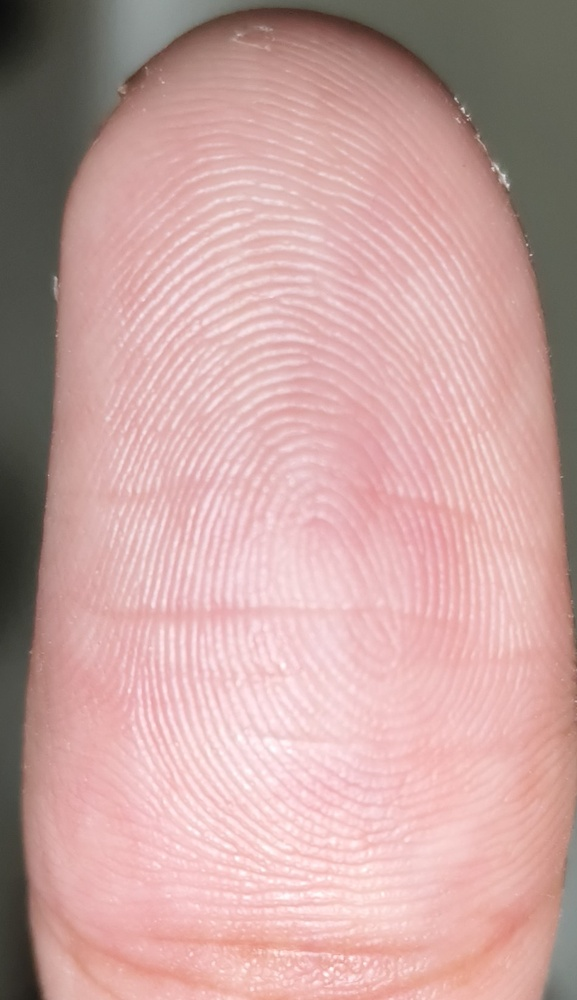
#> input picture input/finger1.jpg, 577 x 1000 px, shrunk from 949 x 1644 before the run
$ python main.py input/finger1.jpg   (older library calls are emulated)
#> lines starting #> are read from the running program, lines starting #| are printed output that depends on the picture; after the words box and inside, x2 and y2 are one past the last pixel; in counts of white or black regions, pixels touching at a corner belong together
### pipeline/acquisition.py
import cv2

def load_image(path):
#> called with path = 'input/finger1.jpg'
    img = cv2.imread(path)
#> img is the input picture: shape (1000, 577, 3); mean B, G, R 160.1, 162.8, 200.6
    if img is None:
        raise ValueError("Invalid image path")
    return img

### pipeline/roi_extraction.py
import cv2
import numpy as np

def extract_roi(img):
    gray = cv2.cvtColor(img, cv2.COLOR_BGR2GRAY)
    blur = cv2.GaussianBlur(gray, (7,7), 0)

    _, mask = cv2.threshold(
        blur, 0, 255, cv2.THRESH_BINARY + cv2.THRESH_OTSU
    )
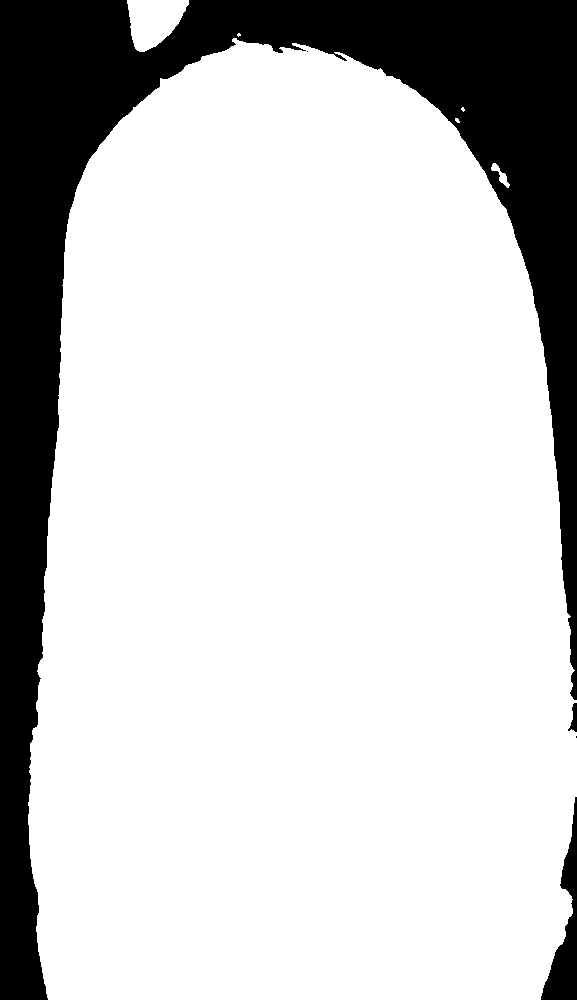
#> mask: shape (1000, 577); 79.3% white; 5 black regions (2 under 20 px), largest, box (x1, y1, x2, y2) and area: (0, 0, 577, 1000) 116284, (541, 797, 577, 1000) 2779, (568, 703, 577, 732) 142

    kernel = cv2.getStructuringElement(cv2.MORPH_ELLIPSE, (15,15))
    mask = cv2.morphologyEx(mask, cv2.MORPH_CLOSE, kernel)
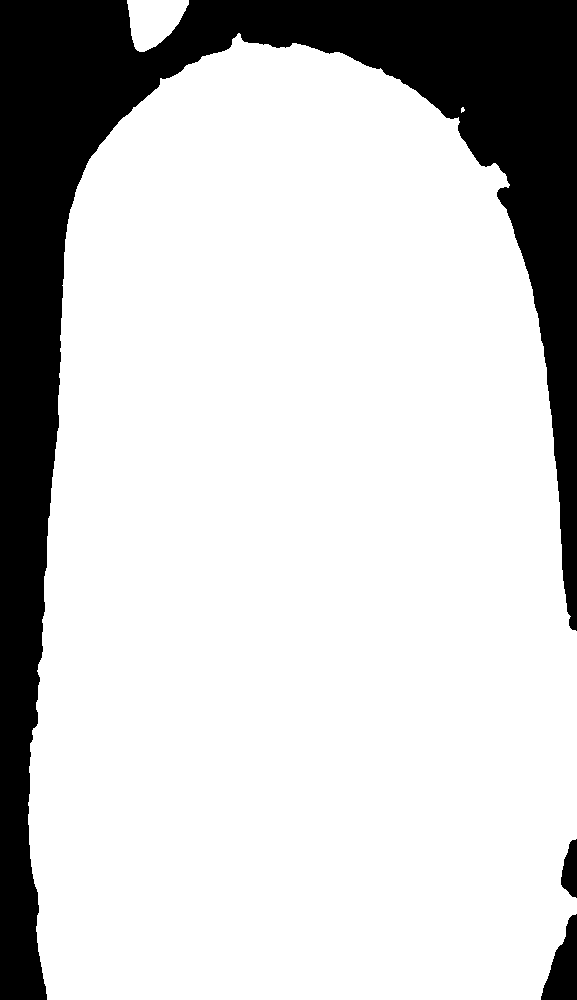
#> mask: shape (1000, 577); 79.6% white; 3 black regions

    contours, _ = cv2.findContours(
        mask, cv2.RETR_EXTERNAL, cv2.CHAIN_APPROX_SIMPLE
    )
#> contours = 3 contours, 1 with area under 20; largest, box (x1, y1, x2, y2) and area: (28, 33, 577, 1000) 455590, (127, 0, 189, 52) 2142

    cnt = max(contours, key=cv2.contourArea)
#> cnt = contour of 731 points, box (x1, y1, x2, y2) (28, 33, 577, 1000), area 455590
    x,y,w,h = cv2.boundingRect(cnt)
#> x = 28; y = 33; w = 549; h = 967

    return img[y:y+h, x:x+w]

### pipeline/preprocessing.py
import cv2

def preprocess(img):
    gray = cv2.cvtColor(img, cv2.COLOR_BGR2GRAY)
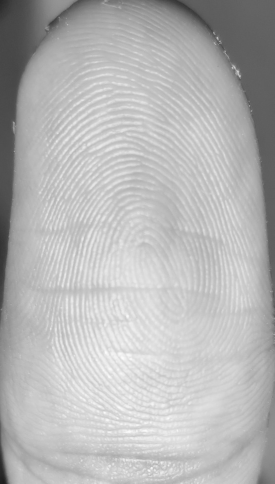
#> gray: shape (967, 549) (shown at 1/2 size); min 29, max 253, mean 182.1
    blur = cv2.GaussianBlur(gray, (5,5), 0)
#> blur: shape (967, 549)

    clahe = cv2.createCLAHE(clipLimit=2.0, tileGridSize=(8,8))
    norm = clahe.apply(blur)
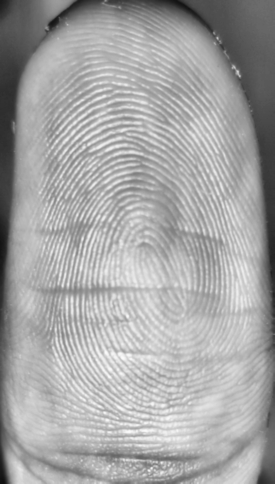
#> norm: shape (967, 549) (shown at 1/2 size); min 15, max 252, mean 165.2

    return gray, norm

### pipeline/gabor_enhancement.py
import cv2
import numpy as np

def gabor_enhance(img):
    img = img.astype(np.float32) / 255.0
#> img: shape (967, 549) float32

    thetas = np.linspace(0, np.pi, 16, endpoint=False)
    responses = []

    for theta in thetas:
        kernel = cv2.getGaborKernel(
            ksize=(31,31),
            sigma=4.0,
            theta=theta,
            lambd=10.0,
            gamma=0.5,
            psi=0,
            ktype=cv2.CV_32F
        )
        resp = cv2.filter2D(img, cv2.CV_32F, kernel)
        responses.append(np.abs(resp))
#> this loop made 16 passes
#> pass 3, in gabor_enhance, `resp = cv2.filter2D(img, cv2.CV_32F, kernel)`:
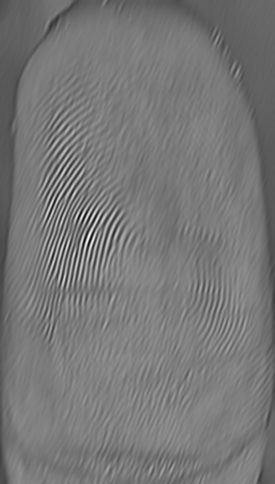
#> resp: shape (967, 549) float32 (shown at 1/2 size); min -8.79, max 21.46, mean 5.4; drawn with min black and max white
#> after the loop, responses = 16 items

    energy = np.mean(responses, axis=0)
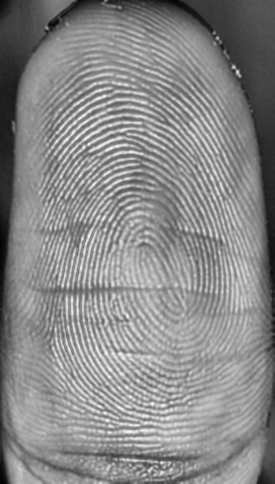
#> energy: shape (967, 549) float32 (shown at 1/2 size); min 0.448, max 9.86, mean 5.51; drawn with min black and max white

    # Contrast enhancement
    energy = cv2.normalize(energy, None, 0, 255, cv2.NORM_MINMAX)
    energy = energy.astype(np.uint8)

    # Edge-preserving smoothing
    energy = cv2.bilateralFilter(energy, 9, 50, 50)

    return energy

### pipeline/thresholding.py
import cv2

def adaptive_threshold(img):
    return cv2.adaptiveThreshold(
        img,
        255,
        cv2.ADAPTIVE_THRESH_GAUSSIAN_C,
        cv2.THRESH_BINARY_INV,
        21,
        5
    )
#> returned value: shape (967, 549); 28% white; 584 white regions (234 under 20 px), largest, box (x1, y1, x2, y2) and area: (74, 260, 447, 554) 9962, (77, 202, 497, 589) 8386, (203, 413, 343, 712) 7259

### pipeline/ridge_postprocess.py
import cv2
import numpy as np

def postprocess(binary):
    kernel = cv2.getStructuringElement(cv2.MORPH_ELLIPSE, (3,3))
    clean = cv2.morphologyEx(binary, cv2.MORPH_OPEN, kernel)
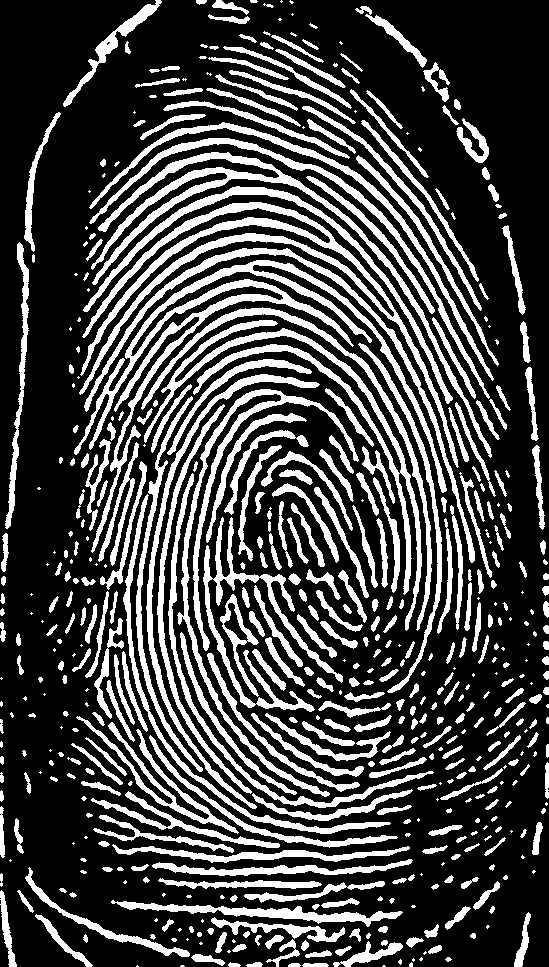
#> clean: shape (967, 549); 27.5% white; 539 white regions (149 under 20 px), largest, box (x1, y1, x2, y2) and area: (74, 260, 447, 553) 8968, (79, 202, 459, 468) 7877, (144, 320, 422, 631) 5856
    clean = cv2.morphologyEx(clean, cv2.MORPH_CLOSE, kernel)
#> clean: shape (967, 549); 27.5% white; 526 white regions (145 under 20 px), largest, box (x1, y1, x2, y2) and area: (74, 260, 447, 553) 8986, (141, 307, 432, 631) 8917, (79, 202, 459, 468) 7880

    return clean

### utils/io_utils.py
import cv2
import os

def save(img, path):
    os.makedirs(os.path.dirname(path), exist_ok=True)
    cv2.imwrite(path, img)

### main.py
import os
import sys

from pipeline.acquisition import load_image
from pipeline.roi_extraction import extract_roi
from pipeline.preprocessing import preprocess
from pipeline.gabor_enhancement import gabor_enhance
from pipeline.thresholding import adaptive_threshold
from pipeline.ridge_postprocess import postprocess
from utils.io_utils import save


VALID_EXT = (".jpg", ".jpeg", ".png", ".bmp")


def process_image(input_path, output_path):
    img = load_image(input_path)
    roi = extract_roi(img)
    _,norm = preprocess(roi)
    gabor = gabor_enhance(norm)
    binary = adaptive_threshold(gabor)
    final = postprocess(binary)
    save(final, output_path)


def main():
    if len(sys.argv) < 2:
        print("❌ Provide image or folder path")
        print("👉 Usage:")
        print("   python main.py input/finger.jpg")
        print("   python main.py input/demo")
        sys.exit(1)

    input_path = sys.argv[1]

    # ---------- CASE 1: SINGLE IMAGE ----------
    if os.path.isfile(input_path):
        if not input_path.lower().endswith(VALID_EXT):
            print("❌ Unsupported file type")
            sys.exit(1)

        os.makedirs("output", exist_ok=True)

        filename = os.path.basename(input_path)
        output_path = os.path.join("output", filename)

        print(f"🔍 Processing image: {filename}")
        process_image(input_path, output_path)
        print(f"✅ Saved → {output_path}")

    # ---------- CASE 2: FOLDER ----------
    elif os.path.isdir(input_path):
        folder_name = os.path.basename(os.path.normpath(input_path))

        output_dir = os.path.join("output", folder_name)
        os.makedirs(output_dir, exist_ok=True)

        print(f"\n📂 Processing folder: {input_path}\n")

        for file in os.listdir(input_path):
            if not file.lower().endswith(VALID_EXT):
                continue

            in_file = os.path.join(input_path, file)
            out_file = os.path.join(output_dir, file)

            print(f"🔍 Processing: {file}")
            try:
                process_image(in_file, out_file)
                print(f"✅ Saved → {out_file}")
            except Exception as e:
                print(f"❌ Failed {file}: {e}")

        print("\n🎉 Folder processing completed")

    else:
        print("❌ Invalid path provided")


if __name__ == "__main__":
    main()

$ run again, on input/Fingers_test/L_C_1.jpeg
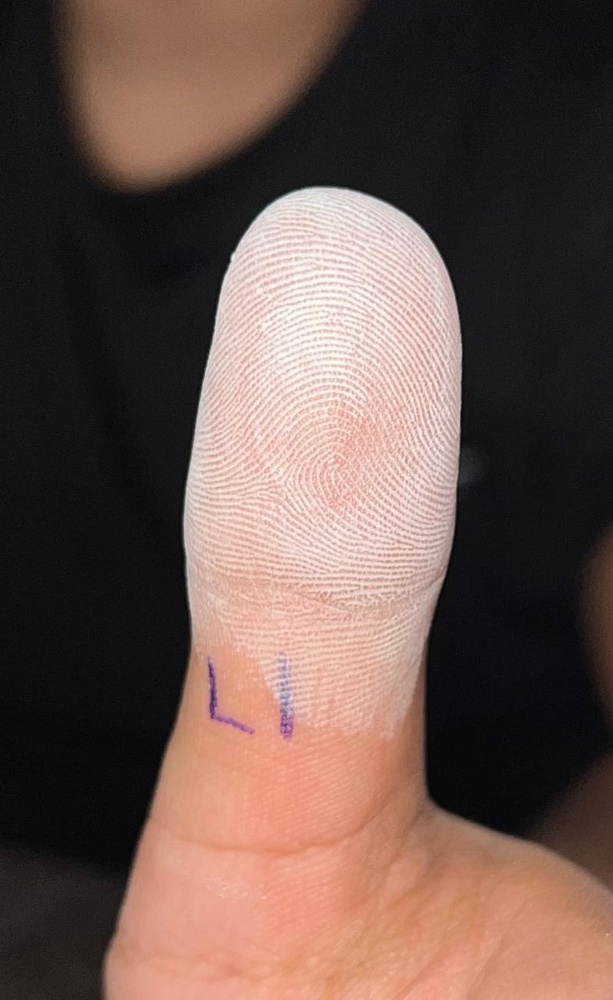
#> input picture input/Fingers_test/L_C_1.jpeg, 613 x 1000 px, shrunk from 785 x 1280 before the run
#> in load_image, img is the input picture: shape (1000, 613, 3); mean B, G, R 78, 84.3, 106.3
#> in extract_roi, `_, mask = cv2.threshold( blur, 0, 255, cv2.THRESH_BINARY + cv2.THRESH_..`:
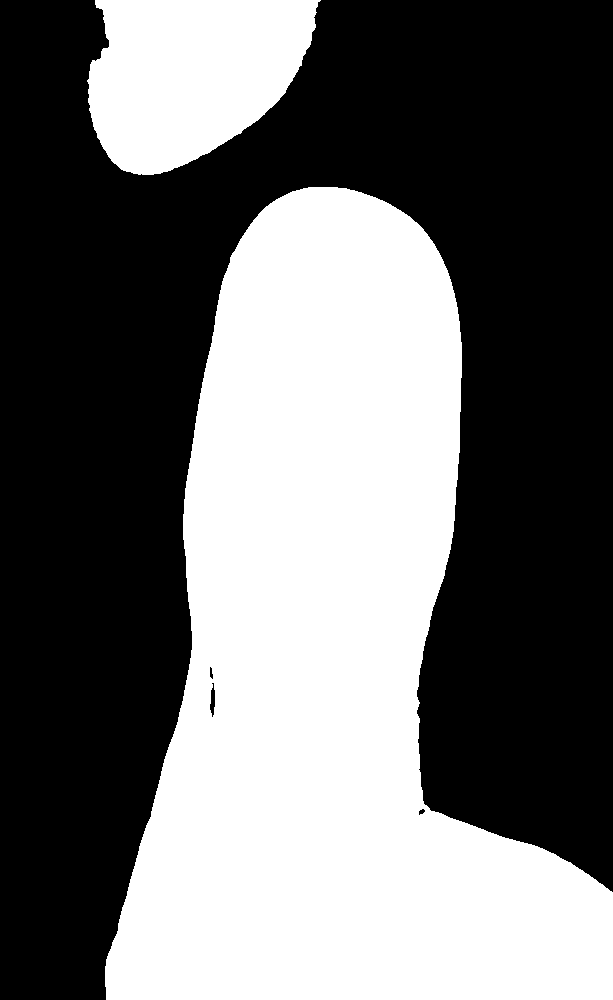
#> mask: shape (1000, 613); 43.5% white; 2 white regions, box (x1, y1, x2, y2) and area: (105, 187, 613, 1000) 236435, (87, 0, 321, 175) 30261
#> contours = 2 contours; box (x1, y1, x2, y2) and area: (105, 187, 613, 1000) 235448, (87, 0, 321, 175) 29993
#> cnt = contour of 706 points, box (x1, y1, x2, y2) (105, 187, 613, 1000), area 235448
#> x = 105; y = 187; w = 508; h = 813
#> img: shape (813, 508) float32
#> after the loop in gabor_enhance, `for theta in thetas:`: responses = 16 items
#> in postprocess, `clean = cv2.morphologyEx(clean, cv2.MORPH_CLOSE, kernel)`:
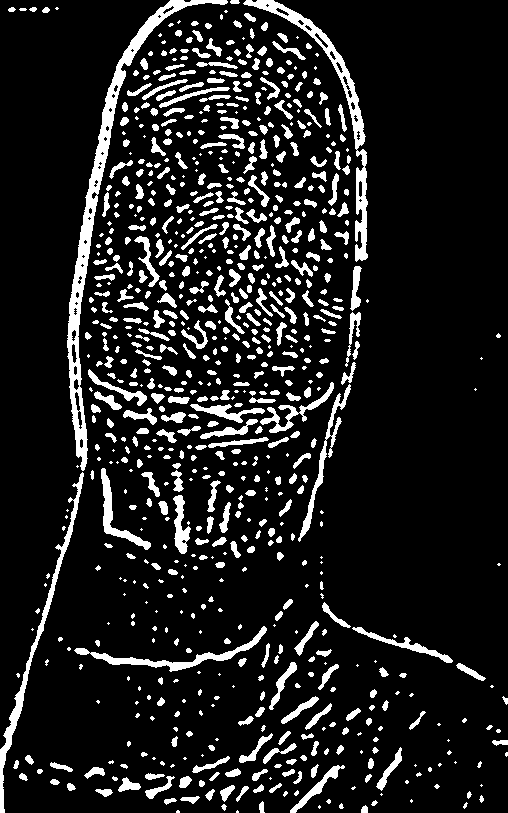
#> clean: shape (813, 508); 12.2% white; 813 white regions (269 under 20 px), largest, box (x1, y1, x2, y2) and area: (67, 0, 228, 471) 5272, (243, 0, 368, 262) 2830, (0, 472, 84, 813) 1830

$ run again, on input/Fingers_test/L_C_2.jpeg
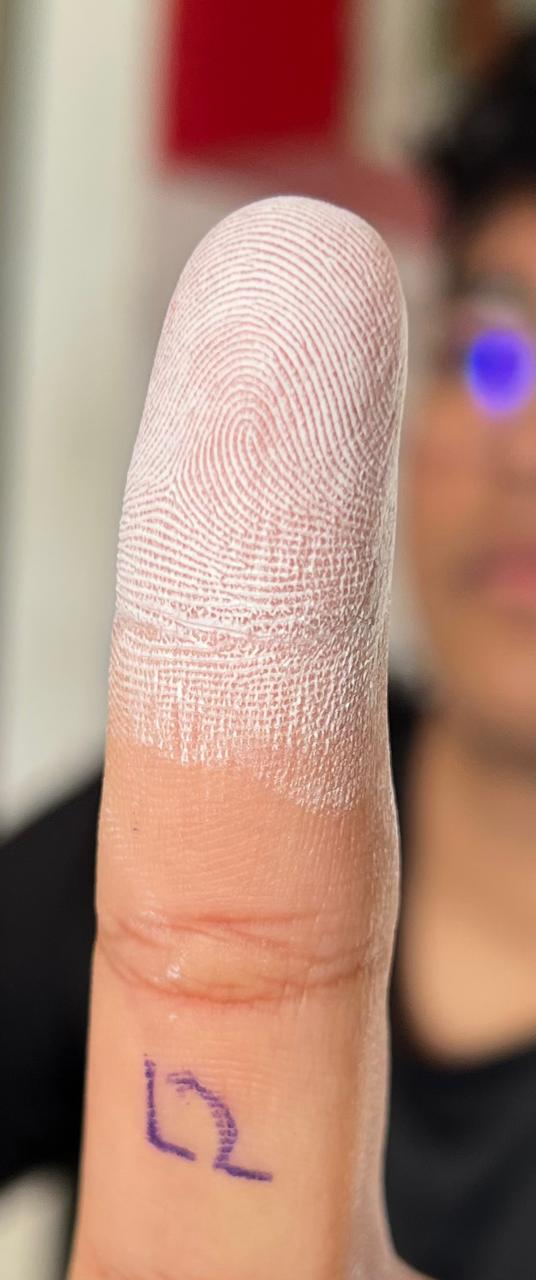
#> input picture input/Fingers_test/L_C_2.jpeg, 536 x 1280 px
#> in load_image, img is the input picture: shape (1280, 536, 3); mean B, G, R 120.3, 135.4, 172.8
#> in extract_roi, `mask = cv2.morphologyEx(mask, cv2.MORPH_CLOSE, kernel)`:
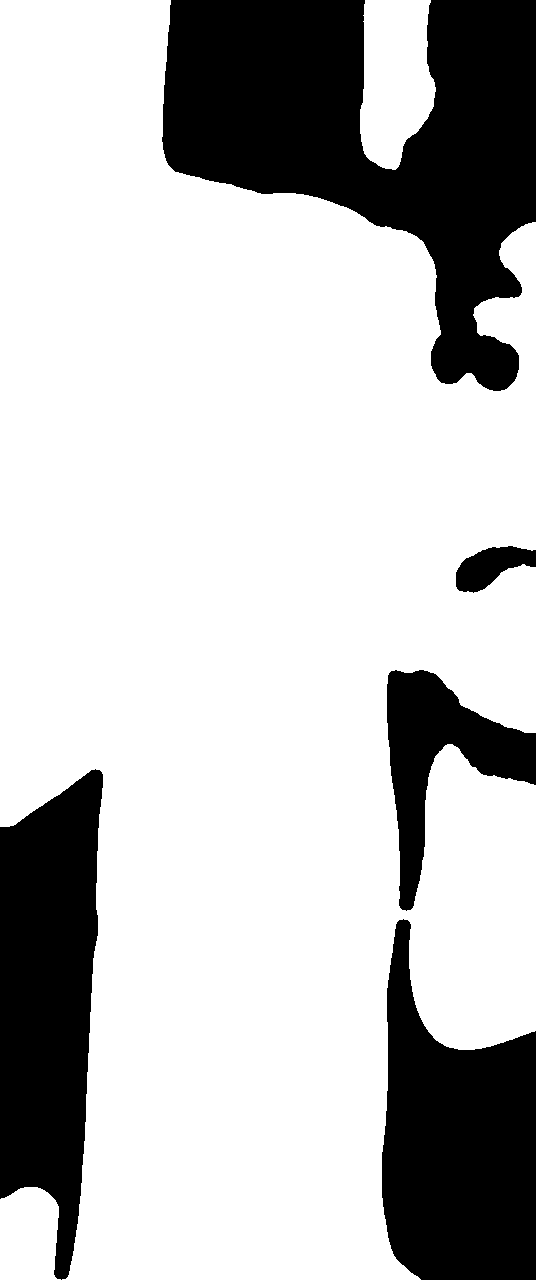
#> mask: shape (1280, 536); 75.4% white; 5 black regions
#> contours = 3 contours; box (x1, y1, x2, y2) and area: (0, 0, 536, 1280) 499402, (360, 0, 436, 170) 9913, (0, 1187, 61, 1280) 4872
#> cnt = contour of 991 points, box (x1, y1, x2, y2) (0, 0, 536, 1280), area 499402
#> x = 0; w = 536; h = 1280
#> img: shape (1280, 536) float32
#> after the loop in gabor_enhance, `for theta in thetas:`: responses = 16 items
#> in postprocess, `clean = cv2.morphologyEx(binary, cv2.MORPH_OPEN, kernel)`:
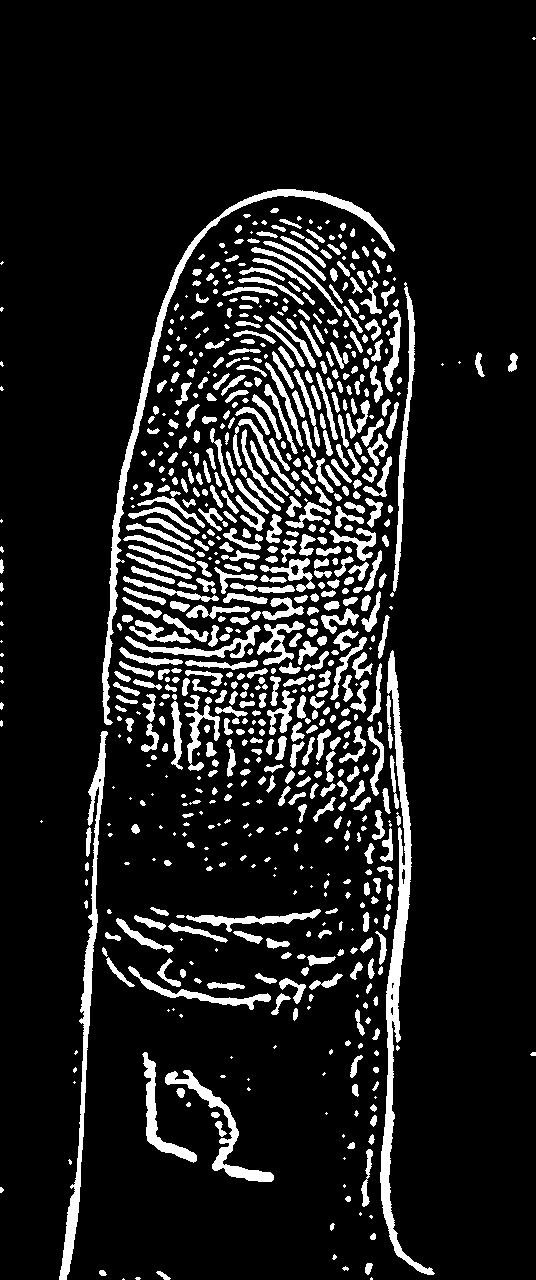
#> clean: shape (1280, 536); 11.8% white; 750 white regions (172 under 20 px), largest, box (x1, y1, x2, y2) and area: (380, 650, 435, 1275) 5490, (102, 189, 395, 725) 4728, (59, 731, 108, 1280) 3661
